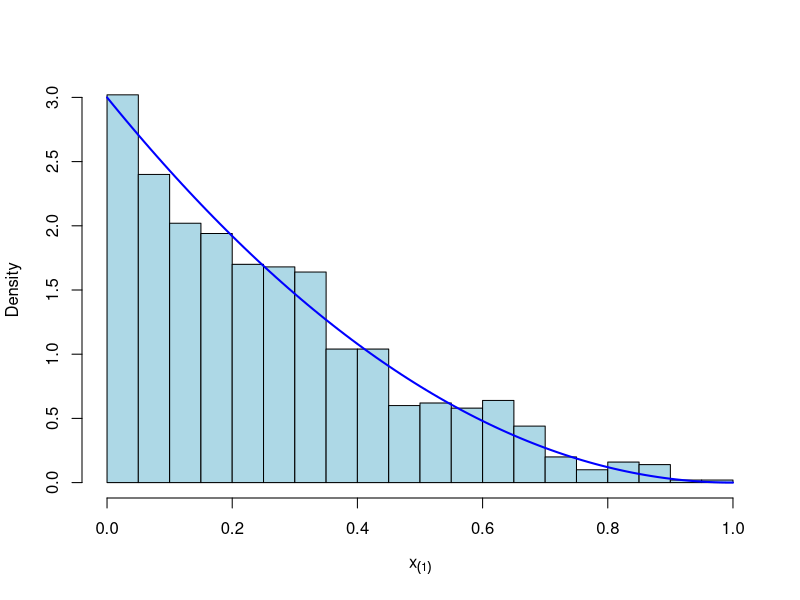
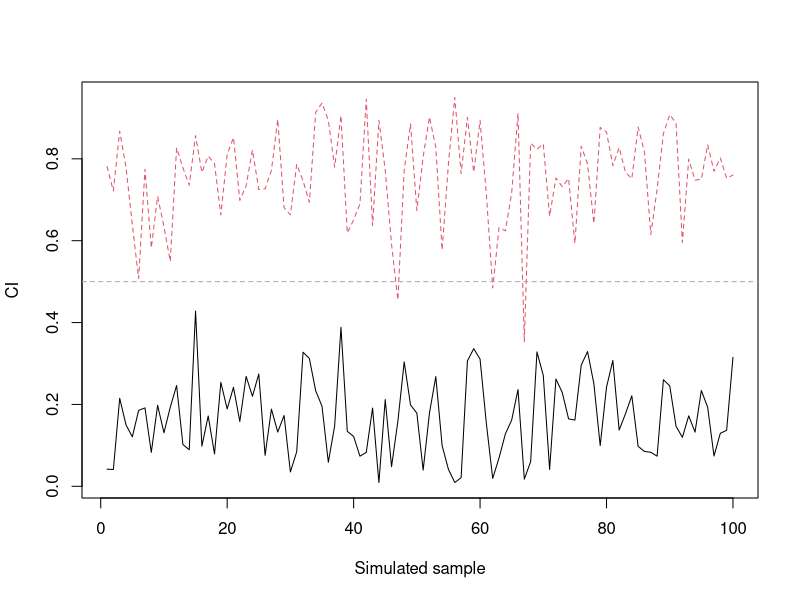
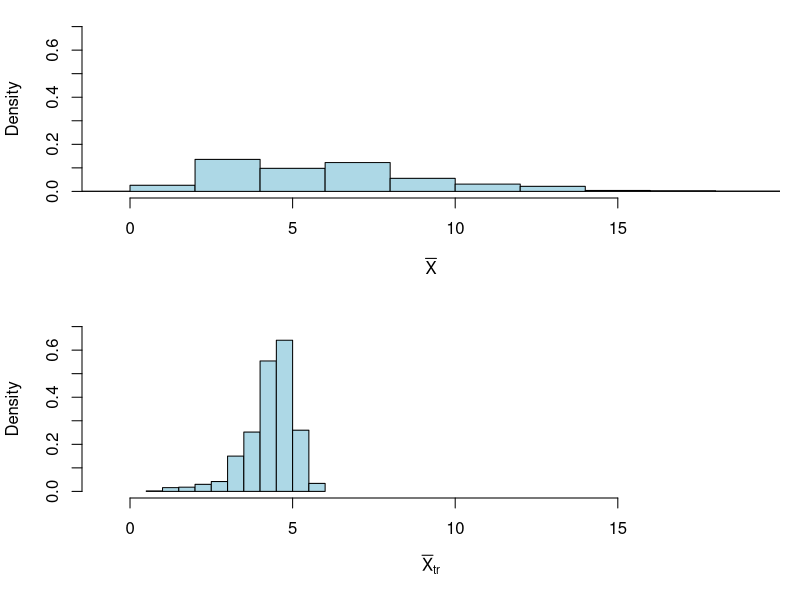
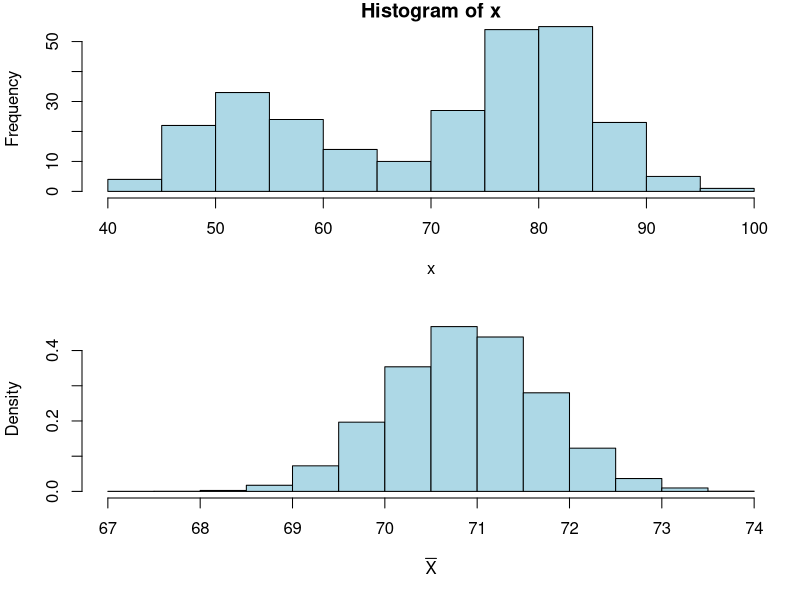

Source code (R) for these figures, in order:
## ----echo=FALSE----------------------------------------------------------
set.seed(2331)


## ----fig.width=6, fig.height=3.5-----------------------------------------
theta <- 0.5
x1.simulated <- numeric(1000)  # initialise an empty vector
for (i in 1:1000) {
    x <- runif(3, theta - 0.5, theta + 0.5)
    x1.simulated[i] <- min(x)
}

g <- function(x)
    3 * (1 - x)^2

hist(x1.simulated, breaks = 20, freq = FALSE, col = "lightblue",
     xlim = c(0, 1), ylim = c(0, g(0)),
     main = NULL, xlab = expression(x[(1)]))
curve(g, from = 0, to = 1, add = TRUE, col = "blue", lwd = 2)


## ------------------------------------------------------------------------
w.simulated <- matrix(nrow = 100, ncol = 3)  # initialise an empty matrix
for (i in 1:100) {
    x <- runif(3, theta - 0.5, theta + 0.5)
    x <- sort(x)
    w1 <- mean(x)
    w2 <- x[2]
    w3 <- (x[1] + x[3]) / 2
    w  <- c(w1, w2, w3)
    w.simulated[i, ] <- w
}


## ------------------------------------------------------------------------
# Compute `mean` and `var` for each column of `w.simulated`.
means <- apply(w.simulated, 2, mean)
vars  <- apply(w.simulated, 2, var )
means
vars


## ------------------------------------------------------------------------
# CI for E(W1).
means[1] + c(-1, 1) * qnorm(0.975) * sqrt(vars[1]) / sqrt(100)


## ------------------------------------------------------------------------
qbinom(c(0.025, 0.975), 11, 0.5)


## ------------------------------------------------------------------------
pbinom(8, 11, 0.5) - pbinom(1, 11, 0.5)


## ------------------------------------------------------------------------
f <- function() {
    X <- runif(11)
    Y <- sort(X)
    c(Y[2], Y[9])
}
f()  # try it out


## ----fig.height=3.5, fig.width=6-----------------------------------------
nsimulations <- 100
C <- t(replicate(nsimulations, f()))
matplot(C, type = "l", xlab = "Simulated sample", ylab = "CI")
abline(c(0.5, 0), lty = 2, col = "darkgrey")
mean((C[, 1] < 0.5) & (0.5 < C[, 2]))


## ------------------------------------------------------------------------
x <- rcauchy(25, location = 5)
x


## ------------------------------------------------------------------------
x.bar <- mean(x)
x.bar
x.bar.tr <- mean(x, trim = 0.35)  # exclude 35% of observations from each tail
x.bar.tr


## ------------------------------------------------------------------------
B <- 1000
x.bar.boot    <- numeric(B)
x.bar.tr.boot <- numeric(B)
for (i in 1:B) {
    x.ast <- sample(x, size = 25, replace = TRUE)
    x.bar.boot[i]    <- mean(x.ast)
    x.bar.tr.boot[i] <- mean(x.ast, trim = 0.35)
}


## ----fig.width=6, fig.height=8.2-----------------------------------------
xlim <- range(x.bar.boot, x.bar.tr.boot)
ylim <- c(0, 0.7)
par(mfrow = c(2, 1), mar = c(5.1, 4.1, 1, 1))
hist(x.bar.boot, xlab = expression(bar(X)), freq = FALSE,
     xlim = xlim, ylim = ylim, col = "lightblue", main = NULL)
hist(x.bar.tr.boot, xlab = expression(bar(X)[tr]), freq = FALSE,
     xlim = xlim, ylim = ylim, col = "lightblue", main = NULL)


## ------------------------------------------------------------------------
quantile(x.bar.tr.boot, c(0.025, 0.975))


## ----fig.width=6, fig.height=4-------------------------------------------
x <- faithful$waiting
mean(x)
hist(x, col = "lightblue")


## ----fig.width=6, fig.height=5-------------------------------------------
B <- 10000
x.bar.boot <- numeric(B)
for (i in 1:B) {
    x.ast <- sample(x, replace = TRUE)
    x.bar.boot[i] <- mean(x.ast)
}
hist(x.bar.boot, xlab = expression(bar(X)), freq = FALSE,
     col = "lightblue", main = NULL)


## ------------------------------------------------------------------------
quantile(x.bar.boot, c(0.025, 0.975))

